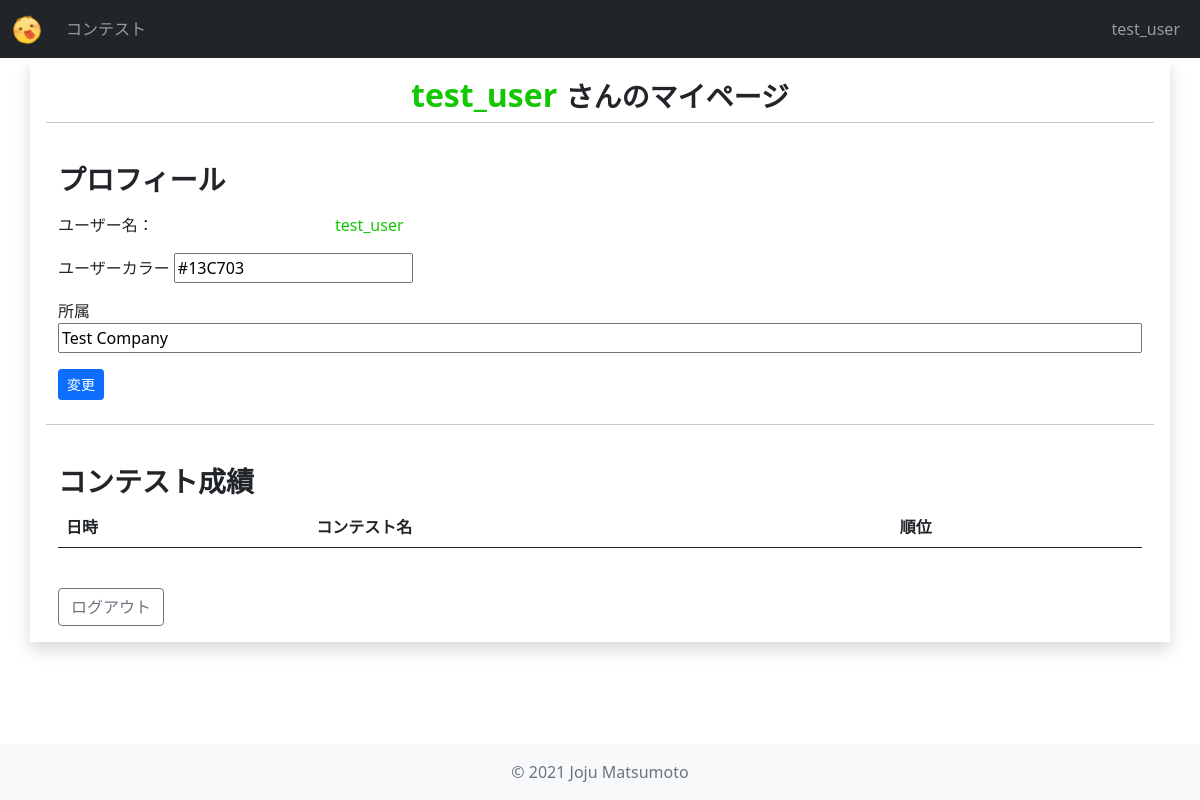
Page /contests/my_page/ (signed in) on the committed database.
### users/models.py (models this page shows)
class User(AbstractUser):
    objects = UserManager()
    def get_colored_username(self):
        try:
            user_profile = UserProfile.objects.get(user=self)
        except:
            return self.username
        return "<span style='color: {};'>{}</span>".format(user_profile.color, self.username)

### contests/models.py (models this page shows, shortened)
class UserProfile(models.Model):
    user = models.OneToOneField(
        settings.AUTH_USER_MODEL,
        on_delete=models.CASCADE,
        verbose_name="ユーザー",
    )
    color = ColorField(
        default="#000000",
        verbose_name="カラー",
    )
    organization = models.CharField(
        verbose_name="所属",
        max_length=200,
        blank=True,
        null=True,
    )

### contests/views.py (the view, shortened to what this page needs)
class MyPageView(View):
    def get(self, request):
        context = {}
        if request.user.is_authenticated:
            context["contest_scores"] = models.ContestScore.objects.filter(user=request.user).order_by("-contest__start_date")
            try:
                user_profile = models.UserProfile.objects.get(user=request.user)
            except:
                user_profile = models.UserProfile.objects.create(user=request.user)
            context["user_profile"] = user_profile
            form = forms.UserProfileForm(instance=user_profile)
            context["form"] = form
        return render(request, "contests/my_page.html", context)

### contests/forms.py
class UserProfileForm(forms.ModelForm):
    class Meta:
        model = models.UserProfile
        fields = ["color", "organization"]
        labels = {
            "color": "ユーザーカラー",
            "oorganization": "所属",
        }
        widgets = {
            "color": ColorWidget,
        }
    def __init__(self, *args, **kwargs):
        super().__init__(*args, **kwargs)
        self.fields["color"].widget.attrs["cols"] = "7"
        self.fields["organization"].widget.attrs["style"] = "width: 100%;"

### contests/models.py (called while the page is built)
    def is_past_contest(self) -> bool:
        now = timezone.now()
        return self.end_date < now

### contests/templates/contests/my_page.html (shortened to what this page needs)
{% extends 'base.html' %}
{% block content %}
<div class="row p-3">
    {% if user.is_authenticated %}
        <div class="col-sm-12 text-center">
            <h2>
                {{user.get_colored_username|safe}}
                <small>さんのマイページ</small>
            </h2>
        </div>
        <hr>
        <div class="col-sm-12 mt-4">
            <h3>プロフィール</h3>
            <div class="row mt-3">
                <div class="col-sm-3">ユーザー名：</div>
                <div class="col-sm-4 mb-3">
                    {{user.get_colored_username|safe}}
                </div>
            </div>
            <div class="row">
                <form action="" method="post">{% comment %} ユーザーカラーの変更フォーム {% endcomment %}
                    <div class="col-sm mb-3">
                        {{form.color.label}}
                        {{form.color}}
                    </div>
                    <div class="col-sm-12 mb-3">
                        {{form.organization.label}}
                        {{form.organization}}
                    </div>
                    <div class="col-sm-2 mb-4">
                        <button class="btn btn-primary btn-sm">変更</button>
                    </div>
                </form>
            </div>
        </div>
        <hr>
        <div class="col-sm-12 mt-4">
            <h3>コンテスト成績</h3>
            <table class="table">
                <thead>
                    <tr>
                        <th>日時</th>
                        <th>コンテスト名</th>
                        <th>順位</th>
                    </tr>
                </thead>
            </table>
        </div>
        <div class="col-sm-12 mt-4">
            <a class="btn btn-outline-secondary" href="{% url 'users:logout' %}">ログアウト</a>
        </div>
    {% endif %}
</div>
{% endblock content %}

### templates/components/top_bar.html (shortened to what this page needs)
{% load static %}
{% block header %}
<header>
    <nav class="navbar navbar-expand-sm fixed-top navbar-dark bg-dark">
        <div class="container-fluid">
            <a class="navbar-brand" href="{% url 'contests:index' %}">
                <img id="img_logo" src="{% static 'images/logo.png' %}" alt="MatCoder">
            </a>
            <div class="collapse navbar-collapse" id="nav_toggle">
                <ul class="navbar-nav me-auto mb-lg-0">
                    <li class="nav-item active">
                        <a class="nav-link" href="{% url 'contests:index' %}">コンテスト</a>
                    </li>
                </ul>
                <div class="d-flex navbar-nav me-0 mb-lg-0">
                    {% if user.is_authenticated %}
                        <li class="nav-item">
                            <a class="nav-link" href="{% url 'users:index' %}">{{user.username}}</a>
                        </li>
                    {% endif %}
                </div>
            </div>
        </div>
    </nav>
</header>
{% endblock header %}

### static/css/main.css (style rules this page uses)
body { background-color: white; }
#img_logo { height: 30px; }
a { color: #337ab7; text-decoration: none; }
thead > tr { font-weight: bold; }
h2, h3, h4, h5 { font-weight: bold; }

### rows in the picture
User: username "test_user", get_colored_username "test_user"
UserProfile: color "#13C703", organization "Test Company"
